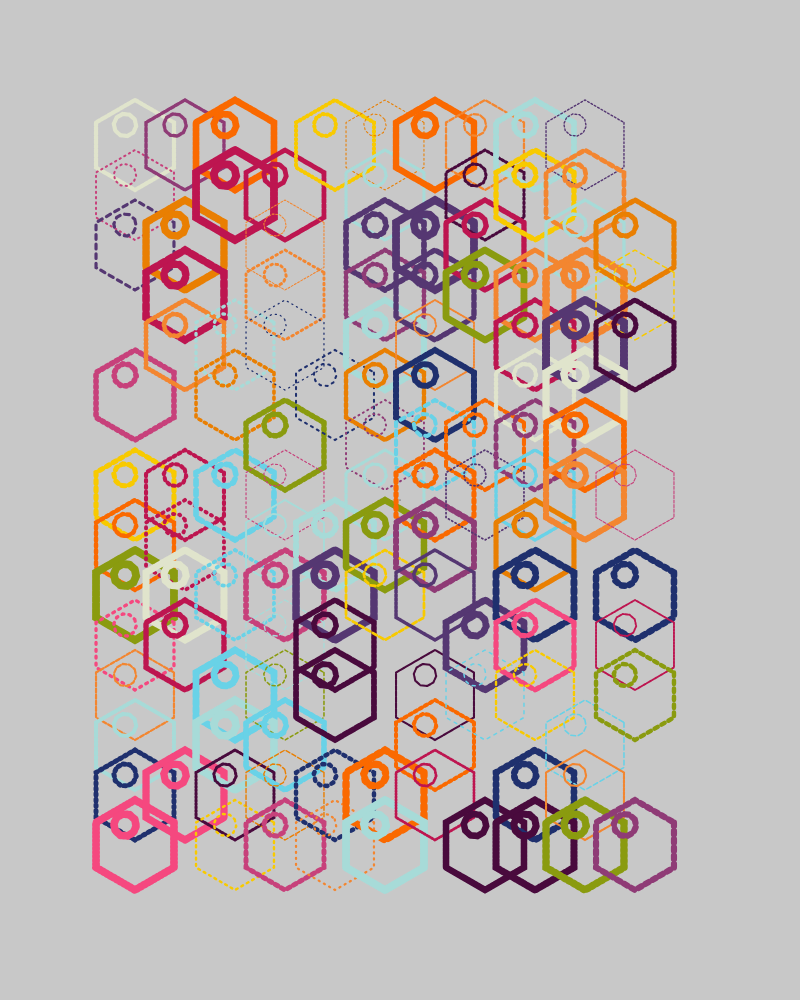
Frame 1 (no input)
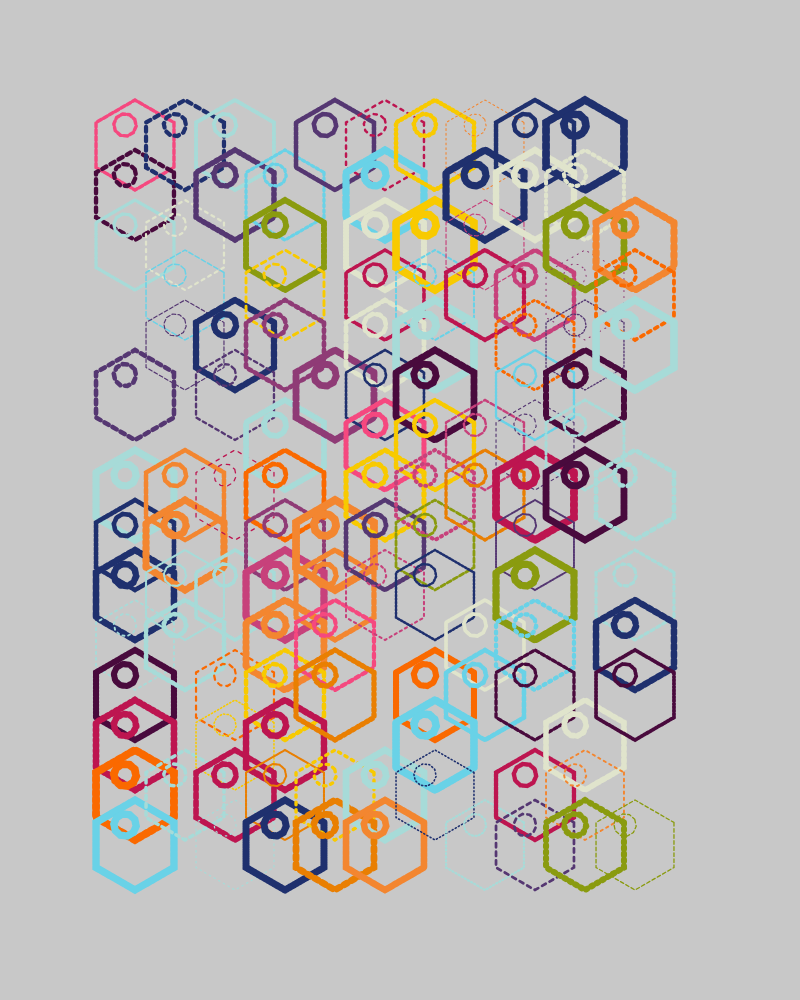
Frame 2 (the mouse pressed at the canvas centre, redrawn once)

The p5.js sketch that drew these frames (run headless with seeded random() and noise() and a simulated clock; the mouse was pressed at the canvas centre and the sketch redrawn once):

// p5.js sketch
// ── sketch.js
palette = ["#69d2e7", "#a7dbd8", "#e0e4cc", "#f38630", "#fa6900"];
//palette = ["#1f306e", "#553772", "#8f3b76", "#c7417b", "#f5487f"];
//palette = ["#490a3d", "#bd1550", "#e97f02", "#f8ca00", "#8a9b0f"];

palette = ["#69d2e7", "#a7dbd8", "#e0e4cc", "#f38630", "#fa6900","#490a3d", "#bd1550", "#e97f02", "#f8ca00", "#8a9b0f","#1f306e", "#553772", "#8f3b76", "#c7417b", "#f5487f"];
function setup() {
  w = min(windowWidth, windowHeight);
  factor = 0.8
  wx = w*0.8
  wy = w
  createCanvas(wx, wy);
  

  spc = 50;
  off = w / 8;


  rects = [];
  count = 0;
  for (x = -wx / 2 + off; x < wx / 2 - off; x += spc) {
    row = [];
    count1 = 0;
    for (y = -wy / 2 + off; y < wy / 2 - off; y += spc) {
      row.push(new makeCell(x, y, spc - 5));
      count1++;
    }
    rects.push(row);
    count++;
  }
}

function makeCell(x, y, s) {
  this.x = x;
  this.y = y;
  this.s = s;

  this.rand = random();
  this.circ = random();


  this.display = function () {
    push();
    noFill();
    stroke(0);
    let circleRadius;

    stroke(random(palette));
    
    drawingContext.setLineDash([random(1, 5), random(1, 5)]);
    strokeWeight(random(0.8, 4));
    if (this.rand > 0.3) {
      
    
      push();
      strokeWeight(random(1,8))
      push();
      // fill(0)
            polygon(x +10, y+20, s, 6) //cubes 
                  // polygon(x +10, y+20, s/6, random(6,8)) //flowers

      pop();
      polygon(x, y, s/4, 10) //cube circles
            // polygon(x, y, s/6, 10) //flowers


      pop();

   
    }

   
    s = this.s
   



    pop();
  };
}
function polygon(x, y, radius, npoints) {
  let angle = TWO_PI / npoints;
  beginShape();
  for (let a = -PI/6; a < TAU - PI/6; a += angle) {
      

    let sx = x + cos(a) * radius;
    let sy = y + sin(a) * radius;
    let citrusFill = random()
    
    vertex(sx, sy);
   
  }
  endShape(CLOSE);
}


function draw() {
  
background(200);
translate(wx / 2, wy / 2);
  point(0, 0);

  noFill();
  stroke(random(palette));

  
  for (x = 0; x < count; x++) {
    for (y = 0; y < count1; y++) {
      rects[x][y].display();
    }
  }
  noLoop();
}
